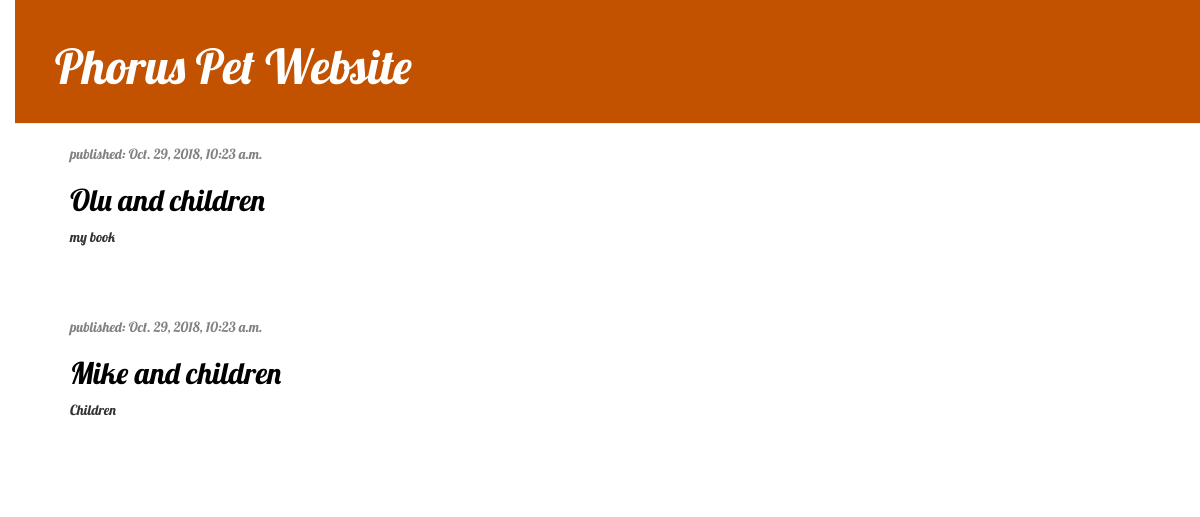
Before: / with the older database file.
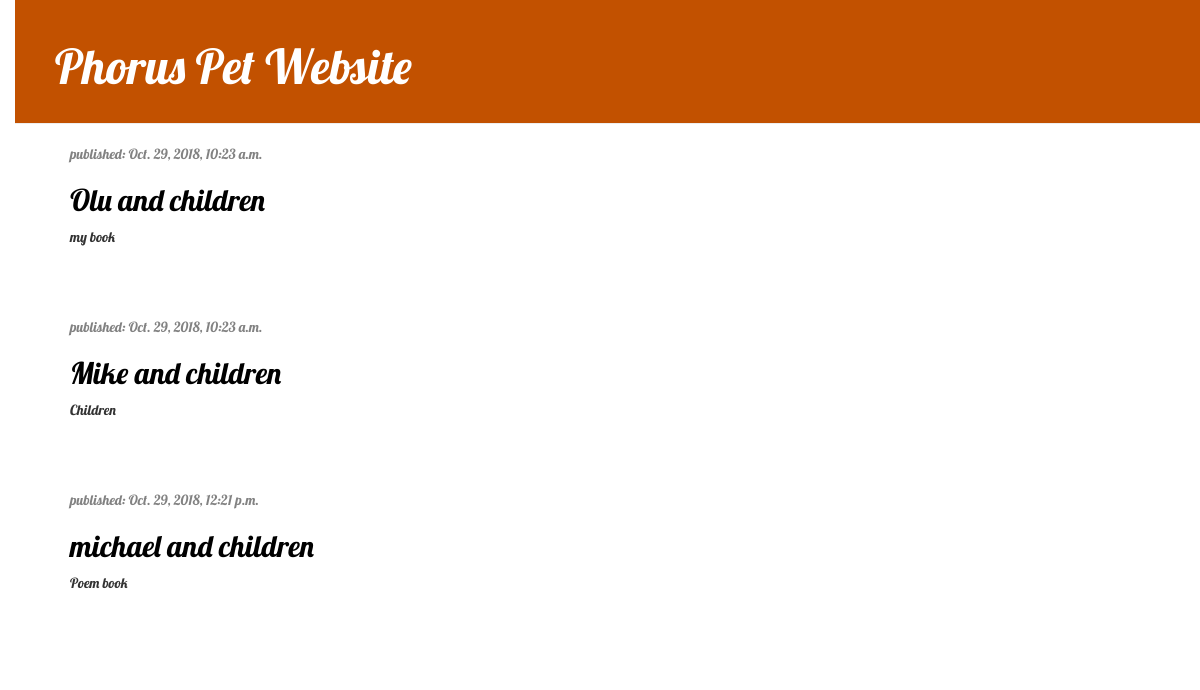
After: the same page with the newer database file.
### Phorusapp/models.py (models this page shows, shortened)
class Post1(models.Model):
    author = models.ForeignKey(settings.AUTH_USER_MODEL,on_delete=models.CASCADE)
    title = models.CharField(max_length=200)
    text = models.TextField()
    created_date = models.DateTimeField(default=timezone.now)
    published_date = models.DateTimeField(blank=True,null=True)

### Phorusapp/views.py (the view)
# urls.py: path('',views.post_list,name='post_list'),
def post_list(request):
    posts = Post1.objects.filter(published_date__lte=timezone.now()).order_by('published_date')
    return render(request, 'Phorusapp/post_list.html', {'posts':posts})

### Phorusapp/templates/Phorusapp/post_list.html
{% extends 'Phorusapp/base.html' %}
{% block content %}
    {% for i in posts %}
        <div class="post">
            <div class="date">
                <p>published: {{ i.published_date }} </p>
            </div>
            <h2><a href="{% url 'post_detail' pk=i.pk %}">{{ i.title }}</a></h2>
            <p> {{ i.text | linebreaksbr }} </p>
        </div>
    {% endfor %}
{% endblock %}

### Phorusapp/templates/Phorusapp/base.html (shortened to what this page needs)
{% load static %}
<html>
    <head>
        <link rel="stylesheet" href="//maxcdn.bootstrapcdn.com/bootstrap/3.2.0/css/bootstrap.min.css">
        <link rel="stylesheet" href="//maxcdn.bootstrapcdn.com/bootstrap/3.2.0/css/bootstrap-theme.min.css">
        <link rel="stylesheet" href="{% static 'css_folder/Phorusapp.css' %}">
    </head>
    <body>
        <div  class="page-header">
            <h1><a href="/">Phorus Pet Website</a> </h1>
        </div>
        <div class="content container">
            <div class="row">
                <div class="col-md-8">
                    {% block content %}
                    {% endblock %}
                </div>
            </div>
        </div>
    </body>
</html>

### Phorusapp/static/css_folder/Phorusapp.css (style rules this page uses)
h1 a, h2 a { color: #C25100 }
body { padding-left: 15px; font-family: 'Lobster', cursive; }
.page-header { background-color: #C25100; margin-top: 0; padding: 20px 20px 20px 40px; }
.page-header h1, .page-header h1 a, .page-header h1 a:visited, .page-header h1 a:active { color: #ffffff; font-size: 36pt; text-decoration: none; }
.content { margin-left: 40px; }
h1,h2,h3,h4 { font-family: 'Lobster',cursive; }
.date { color: #828282; }
.post { margin-bottom: 70px; }
.post h2 a, .post h2 a:visited { color:#000000; }

Changed rows visible on the page:
added Post1: published_date "Oct. 29, 2018, 12:21 p.m.", title "michael and children", text "Poem book"
